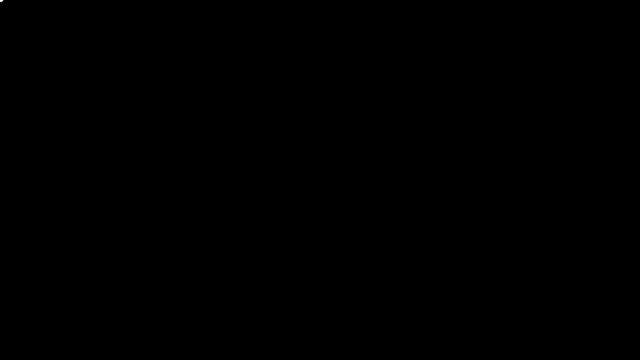
Frame 1 (no input)
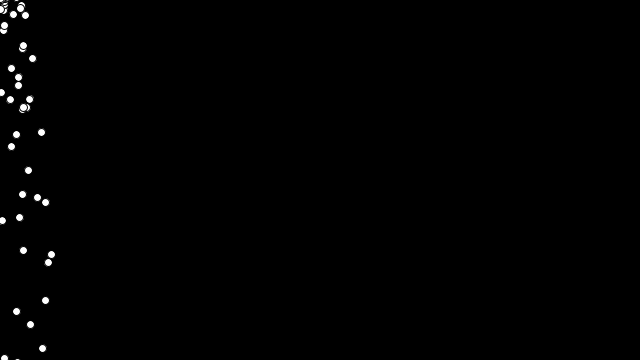
Frame 60 (the mouse pressed at the canvas centre just before this capture)
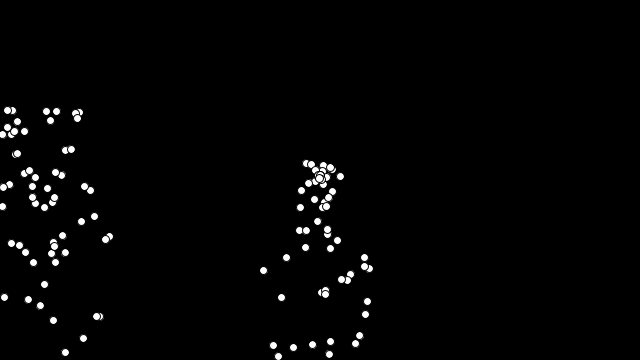
Frame 120 (the mouse held since frame 60 and released just before this capture)

The Processing sketch that drew these frames (run headless with seeded random() and noise(); from frame 60 on, the mouse is pressed at the canvas centre):

// Processing sketch: sketch_particleSystem
// ── sketch_particleSystem.pde
ArrayList<Particle> particles; 
PVector gravity;

void setup(){
 size(640, 360);
 particles = new ArrayList<Particle>();
 gravity = new PVector(0, .09);
  
}

void draw(){
 background(0);
 particles.add(new Particle());
 
     for(int i=0; i<particles.size(); i++){
  Particle p = particles.get(i);
  p.update();
  p.display();
  p.checkEdges();
  p.applyForce(gravity);
      if(p.acceleration.y > 1.8){
       particles.remove(i); 
      }
   
   
 }
  
  
}
// ── Particle.pde
class Particle{
  //properties 
PVector position;
PVector velocity;
PVector acceleration;

  //constructors (no parameters)
Particle(){
 acceleration = new PVector(0, 0.05); 
 velocity = new PVector(random(-1, 1), random(-2, 0));
 position = new PVector(mouseX, mouseY);
 fill(random(0,255));
  
  }

void update(){
 velocity.add(acceleration);
 position.add(velocity);
  
  }
  
void display(){
  fill(255);
  ellipse(position.x, position.y, 8, 8);
  
  }
  
  //add a bounce effect if the ellipse touches the edges
void checkEdges(){
  if(position.x > width){
    position.x = width;
    velocity.x *= -1;
    }else if(position.x <0){
    position.x = 0;
    velocity.x *= -1;  
    }
    
  if(position.y > height){
   position.y = height;
   velocity.y *= -1;
   }
    
  }
      
void applyForce(PVector force){
 PVector f = PVector.div(force, 9);
 acceleration.add(f);

  
}

}
